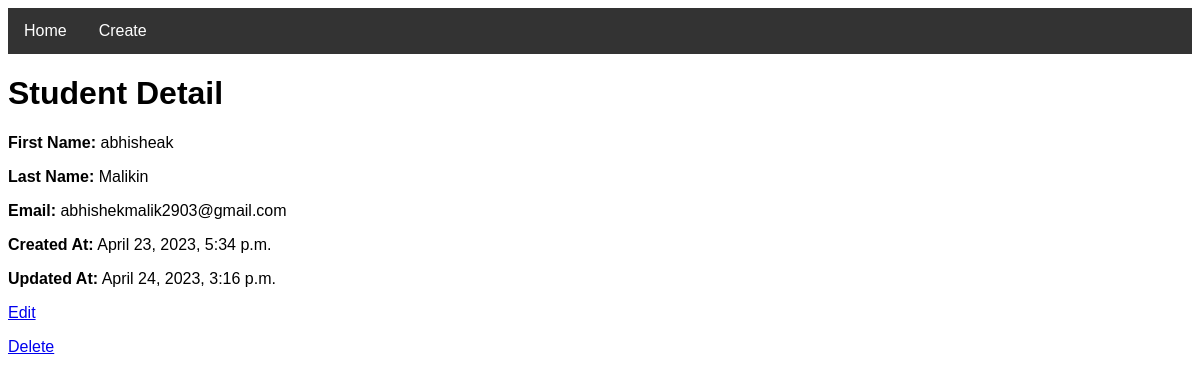
Screenshot of /105/ with the database file from the repository.
### students/models.py (models this page shows, shortened)
class Student(models.Model):
    first_name = models.CharField(max_length=100)
    last_name = models.CharField(max_length=100)
    email = models.EmailField()
    created_at = models.DateTimeField(auto_now_add=True)
    updated_at = models.DateTimeField(auto_now=True)
    class Meta:
        app_label = "students"

### students/views.py (the view)
# urls.py: path("<int:pk>/", views.student_detail, name="detail"),
def student_detail(request, pk):
    return detail(request, pk)

### student_library/student_crud.py (called while the page is built)
def detail(request, pk):
    student = get_object_or_404(Student, pk=pk)
    return render(request, "detail.html", {"student": student})

### students/templates/detail.html
{% extends 'base.html' %}
{% block content %}
<h1>Student Detail</h1>
<p><strong>First Name:</strong> {{ student.first_name }}</p>
<p><strong>Last Name:</strong> {{ student.last_name }}</p>
<p><strong>Email:</strong> {{ student.email }}</p>
<p><strong>Created At:</strong> {{ student.created_at }}</p>
<p><strong>Updated At:</strong> {{ student.updated_at }}</p>
<p><a href="{% url 'students:update' student.id %}">Edit</a></p>
<p><a href="{% url 'students:delete' student.id %}">Delete</a></p>
{% endblock %}

### students/static/css/style.css (style rules this page uses)
body { font-family: Arial, sans-serif; }

### rows the page displays
Student: first_name "abhisheak", last_name "Malikin", email "abhishekmalik2903@gmail.com", created_at "April 23, 2023, 5:34 p.m.", updated_at "April 24, 2023, 3:16 p.m."
